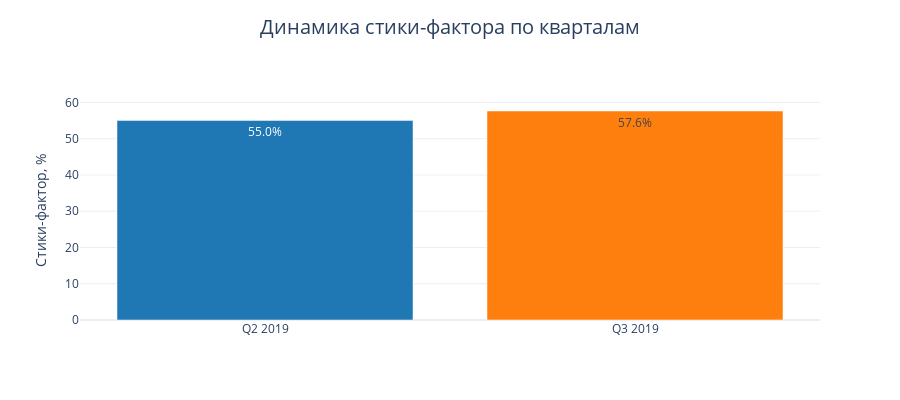

Source (notebook cell):
### Code cell
# Создаем дополнительную визуализацию стики-фактора
fig2 = go.Figure()

fig2.add_trace(go.Bar(
    x=['Q2 2019', 'Q3 2019'],
    y=[Q2_metrics['sticky_factor'], Q3_metrics['sticky_factor']],
    text=[f"{Q2_metrics['sticky_factor']:.1f}%", f"{Q3_metrics['sticky_factor']:.1f}%"],
    textposition='auto',
    marker_color=['#1f77b4', '#ff7f0e']
))

fig2.update_layout(
    title={
        'text': 'Динамика стики-фактора по кварталам',
        'y':0.95,
        'x':0.5,
        'xanchor': 'center',
        'yanchor': 'top',
        'font': dict(size=20)
    },
    yaxis_title='Стики-фактор, %',
    template='plotly_white',
    height=400,
    showlegend=False
)

fig2.show()

### Figure 1 — Plotly figure (JSON) as saved in the notebook; plotly's stock layout.template omitted (floating-point values rounded to 4 significant figures)
{"data": [{"marker": {"color": ["#1f77b4", "#ff7f0e"]}, "text": ["55.0%", "57.6%"], "textposition": "auto", "type": "bar", "x": ["Q2 2019", "Q3 2019"], "y": [55.04, 57.63]}], "layout": {"height": 400, "showlegend": false, "title": {"font": {"size": 20}, "text": "Динамика стики-фактора по кварталам", "x": 0.5, "xanchor": "center", "y": 0.95, "yanchor": "top"}, "yaxis": {"title": {"text": "Стики-фактор, %"}}}}
